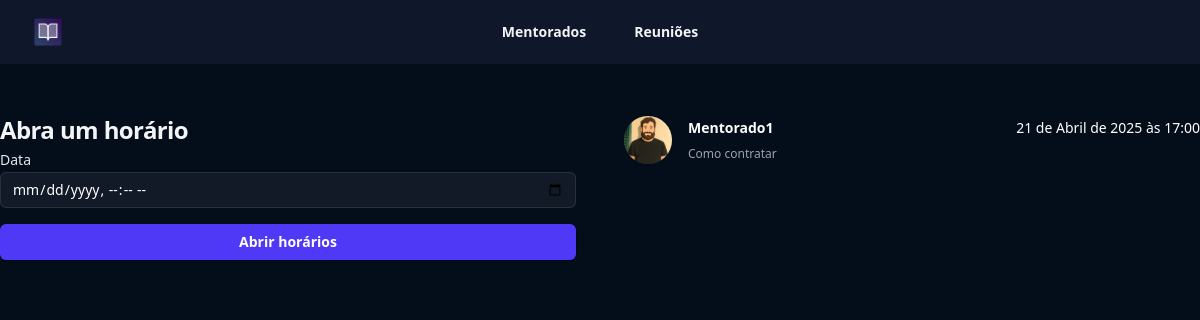
Screenshot of /mentorados/reunioes/ (signed in) with the database file from the repository.
### mentorados/models.py (models this page shows, shortened)
class Reuniao(models.Model):
    tag_choices = (
        ('G', 'Gestão'),
        ('M', 'Marketing'),
        ('RH', 'Gestão de pessoas'),
        ('I', 'Impostos')
    )
    data = models.ForeignKey(DisponibilidadedeHorarios, on_delete=models.CASCADE)
    mentorado = models.ForeignKey(Mentorados, on_delete=models.CASCADE)
    tag = models.CharField(max_length=2, choices=tag_choices)
    descricao = models.TextField()

class Mentorados(models.Model):
    estagio_choices = (
        ('E1', '10-100k'),
        ('E2', '100-1kk'),
        ('E3', '1kk-100kk'),
    )
    nome = models.CharField(max_length=255)
    foto = models.ImageField(upload_to='fotos', null=True, blank=True)
    estagio = models.CharField(max_length=2, choices=estagio_choices)
    navigator = models.ForeignKey(Navigators, null=True, blank=True, on_delete=models.CASCADE)
    user = models.ForeignKey(User, on_delete=models.CASCADE) #mentor
    criado_em = models.DateField(auto_now_add=True)
    token = models.CharField(max_length=16, null=True, blank=True)

class DisponibilidadedeHorarios(models.Model):
    data_inicial = models.DateTimeField(null=True, blank=True)
    mentor = models.ForeignKey(User, on_delete=models.CASCADE)
    agendado = models.BooleanField(default=False)

### mentorados/views.py (the view, shortened to what this page needs)
# urls.py: path('reunioes/', views.reunioes, name='reunioes'),
@login_required
def reunioes(request):
    if request.method == 'GET':
        reunioes = Reuniao.objects.filter(data__mentor=request.user)
        return render(request, 'reunioes.html', {'reunioes':reunioes})

### mentorados/templates/reunioes.html (shortened to what this page needs)
{% extends "base.html" %}
{% load static %}
{% block 'body' %}
<header class="bg-slate-900">
  <nav class="flex items-center justify-between p-4 lg:px-8" aria-label="Global">
      <div class="flex lg:flex-1">
          <a href="#" class="-m-1.5 p-1.5">
              <img class="h-8 w-auto" src="{% static 'logo.png' %}" alt="">
          </a>
      </div>
      <div class="hidden lg:flex lg:gap-x-12">
          <a href="{% url 'mentorados' %}" class="text-sm/6 font-semibold text-gray-100">Mentorados</a>
          <a href="{% url 'reunioes' %}" class="text-sm/6 font-semibold text-gray-100">Reuniões</a>
      </div>
  </nav>
</header>
  <div class="bg-[#040e1b] min-h-screen">
    <div class="max-w-7xl mx-auto py-8">
        <div class="grid grid-cols-2 gap-12 ">
            <div>
                <form action="{% url 'reunioes' %}" method="POST">{% csrf_token %}
                  <h2 class="mt-4 text-2xl/9 font-bold tracking-tight text-gray-100">Abra um horário</h2>
                  <label for="email" class="block text-sm/6 font-medium text-gray-200">Data</label>
                  <input type="datetime-local" name="data" id="date" required class="block w-full rounded-md bg-white/5 px-3 py-1.5 text-base text-white outline outline-1 -outline-offset-1 outline-white/10 placeholder:text-gray-500 focus:outline focus:outline-2 focus:-outline-offset-2 focus:outline-indigo-500 sm:text-sm/6">
                  <button type="submit" class="flex w-full justify-center cursor-pointer rounded-md bg-indigo-600 px-3 py-1.5 text-sm/6 font-semibold text-white shadow-sm hover:bg-indigo-500 focus-visible:outline focus-visible:outline-2 focus-visible:outline-offset-2 focus-visible:outline-indigo-600 mt-4">Abrir horários</button>
                </form>
            </div>
            <div>
                <ul role="list" class="divide-y divide-gray-800">
                  {% for reuniao in reunioes %}
                    <li class="flex justify-between gap-x-6 py-5">
                      <div class="flex min-w-0 gap-x-4">
                        <img class="size-12 flex-none rounded-full bg-gray-800" src="{{reuniao.mentorado.foto.url}}" alt="">
                        <div class="min-w-0 flex-auto">
                          <p class="text-sm/6 font-semibold text-white">{{reuniao.mentorado.nome}}</p>
                          <p class="mt-1 truncate text-xs/5 text-gray-400">{{reuniao.descricao}}</p>
                        </div>
                      </div>
                      <div class="hidden shrink-0 sm:flex sm:flex-col sm:items-end">
                        <p class="text-sm/6 text-white">{{reuniao.data.data_inicial}}</p>
                      </div>
                    </li>
                    {% endfor %}
                  </ul>
            </div>
        </div>
    </div>
  </div>
{% endblock 'body' %}

### rows the page displays
Reuniao: mentorado.foto (picture), mentorado.nome "Mentorado1", descricao "Como contratar", data.data_inicial "21 de Abril de 2025 às 17:00"
